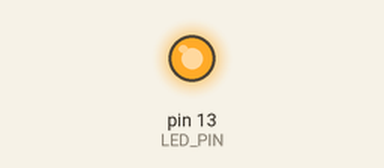
This sketch was run on a simulated Arduino Uno, built with avr-gcc and run on an emulated ATmega328P. On the bench: output pins drawn as LEDs (lit = HIGH).

Above: at 1.5 s.
At 4.5 s:
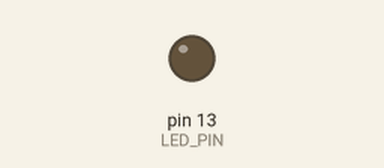
Timing chart, 0 to 7.8 s (numbered marks = the images above):
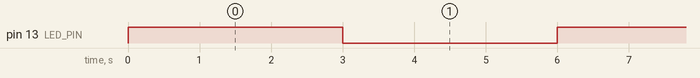

Measured:
- by itself, pin 13 (LED_PIN): alternates HIGH for 3.0 s and LOW for 3.0 s

The sketch:

l_flash.ino
```cpp
#define LED_PIN 13
void setup() {
  // put your setup code here, to run once:
  pinMode(LED_PIN, OUTPUT);

}

void loop() {
  // put your main code here, to run repeatedly:
 digitalWrite(LED_PIN, HIGH);
 delay(3000);
 digitalWrite(LED_PIN, LOW);
 delay(3000);
}
```
